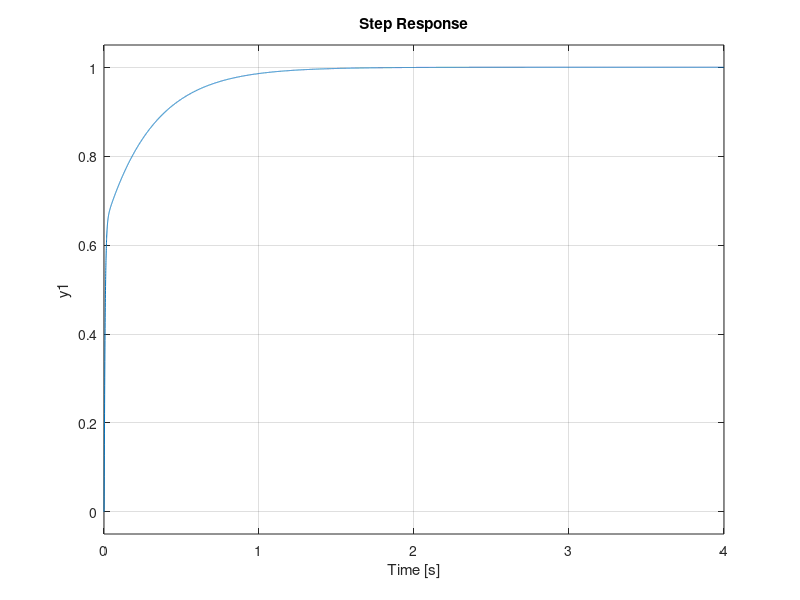

This figure's MATLAB source:
%% Commercial Motor Model 
% Brad MacNeil 01/04/2015
% This document details all the parameters that were measured to model the
% motor that was built of EECE 380. The tests used to measure the given 
% parameters are detailed in MotorTesting.m The parameters measured include:
% Armature Resistance, Armature Inductance, Back EMF constant,  
%Motor Parameters 
Rl = 6.6; %[Ohms] Armature Resistance 
Ll = 6/1000; %[mH] Armature Inductance 
Kel = 0.05;  % [V/Wm] Back EMF constant 
Kdl = 0.0463; % [Tm/A] Torque constant 

Jml = .000072; % Not tested 
Bl = .0037; % Ke - Kd does not account for load 

GE = tf([Kdl],[Ll Rl]);
GM = tf([1],[Jml Bl]);
G = feedback(GE * GM, Kel);

controller = pid(5, 0.03, 1);
encoder = tf([1],[1 0]);
linearSystem = feedback(controller * G * encoder, 1);

step(linearSystem)